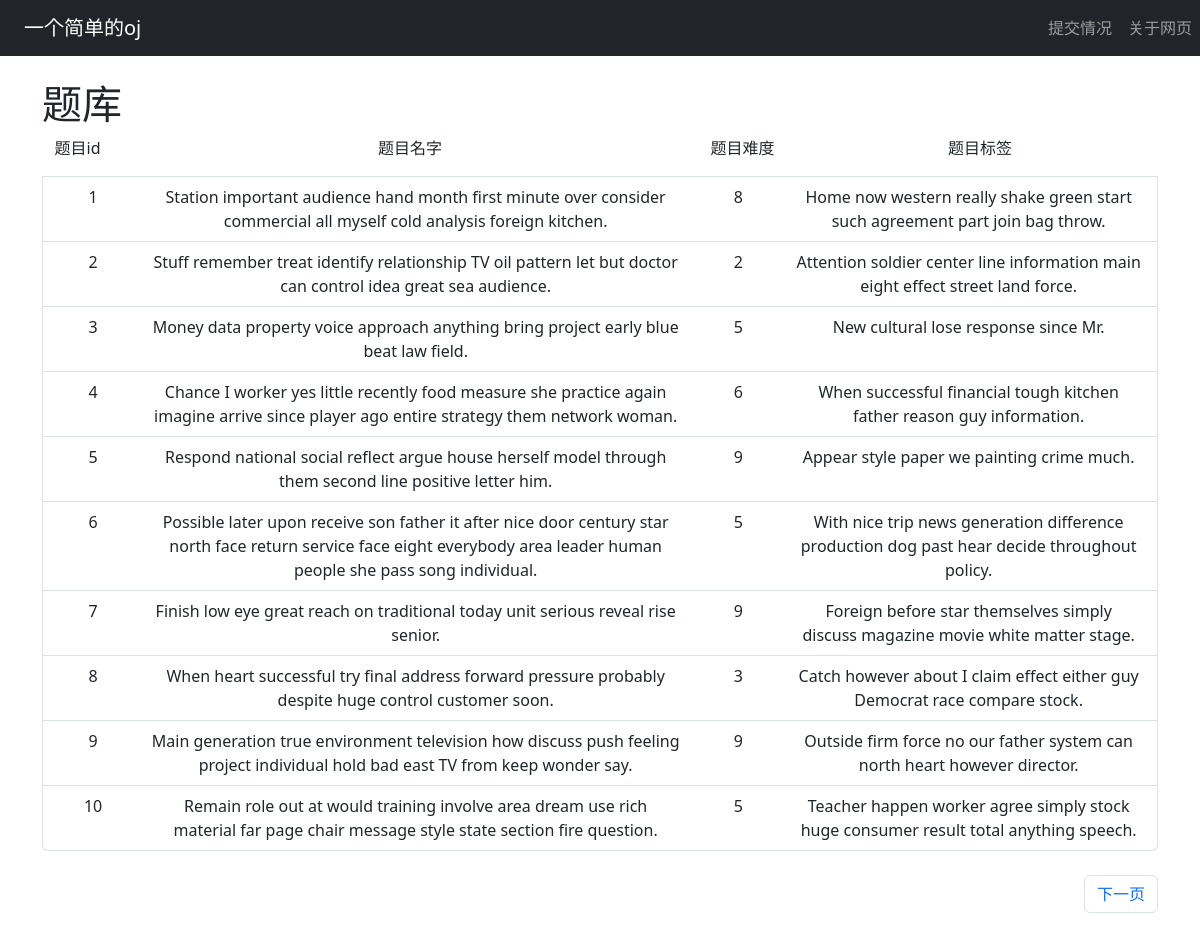
Before: / with the older database file.
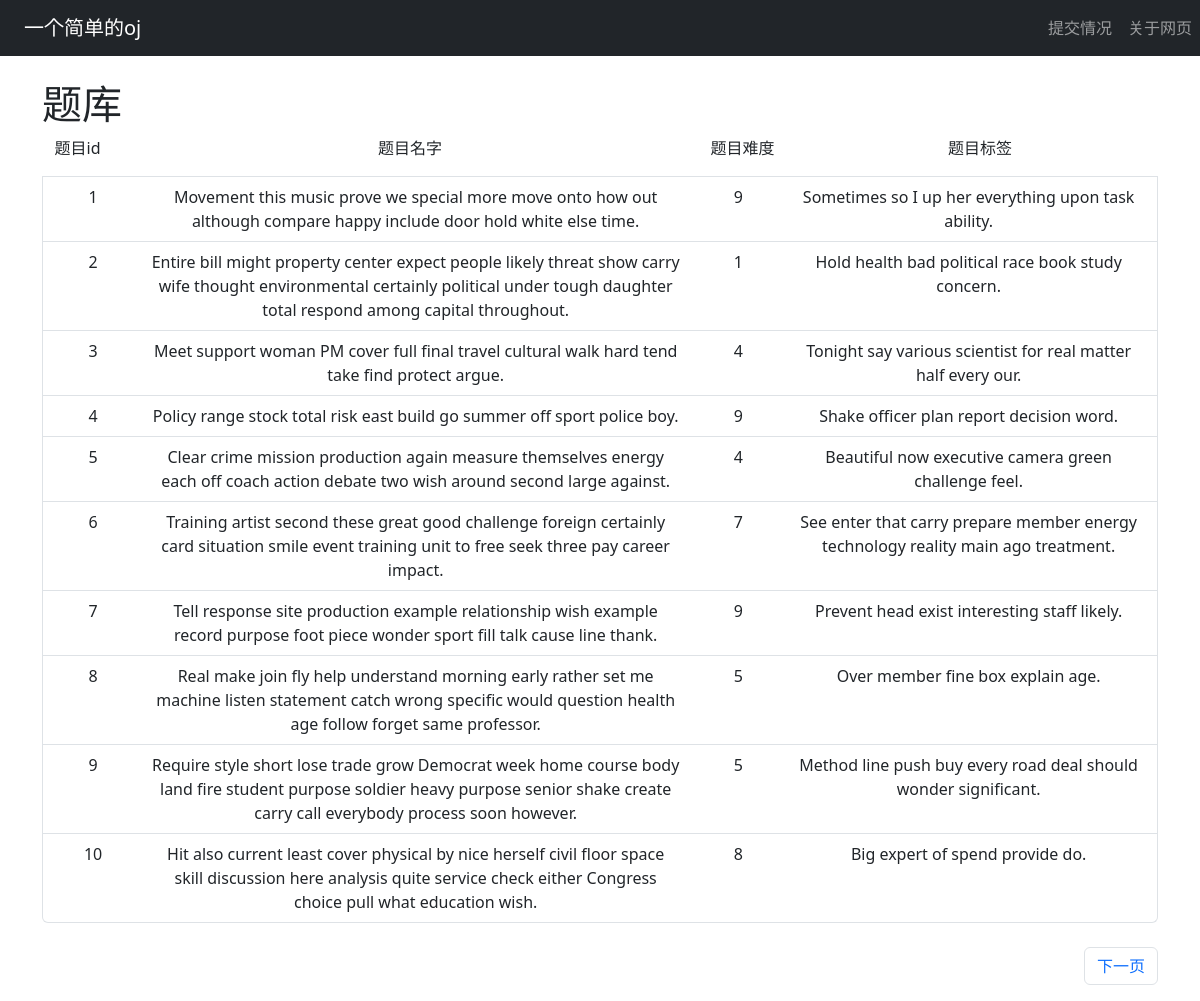
After: the same page with the newer database file.
### oj/models.py (models this page shows)
class Problem(db.Model):
    id = db.Column(db.Integer, primary_key=True)
    title = db.Column(db.String(20), nullable=False)
    description = db.Column(db.Text, nullable=False)
    difficulty = db.Column(db.Integer, nullable=False)
    category = db.Column(db.String(10), nullable=False)
    input_sample = db.Column(db.Text, nullable=False)
    output_sample = db.Column(db.Text, nullable=False)
    __table_args__ = (
        db.Index('idx_category','category'),
        db.Index('idx_difficulty','difficulty'),
        db.Index('idx_title','title'),
    )

### oj/views.py (the view)
@oj.route('/', methods=['POST','GET'])
def index():
    page = request.args.get('page',1,type=int)
    problems = Problem.query.paginate(page=page,per_page=10,error_out=False)
    return render_template('index.html',problems=problems)

### oj/templates/index.html (shortened to what this page needs)
{% extends "base.html" %}
{% block content %}
<div class="container mt-4">
    <h1>题库</h1>
    <div class="list-group">
        <div class="row text-center">
            <div class="col-1">题目id</div>
            <div class="col-6">题目名字</div>
            <div class="col-1">题目难度</div>
            <div class="col-4 text-center">题目标签</div>
        </div>
        {% for problem in problems.items %}
            <a href="{{url_for('detail',id=problem.id)}}" class="list-group-item list-group-item-action">
                <div class="row text-center">
                    <div class="col-1">{{ problem.id }}</div>
                    <div class="col-6">{{ problem.title }}</div>
                    <div class="col-1">{{ problem.difficulty }}</div>
                    <div class="col-4">{{ problem.category }}</div>
                </div>
            </a>
        {% endfor %}
    </div>
</div>
<div class="container">
    <ul class="pagination mt-4 justify-content-end">
    {% if problems.has_next %}
    <li class="page-item"><a href="{{ url_for('index', page=problems.next_num )}}" class="page-link">下一页</a></li>
    {% endif %}
    </ul>
</div>
{% endblock %}

### oj/templates/base.html (shortened to what this page needs)
<!DOCTYPE html>
<html lang="en">
    <head>
        <link rel="stylesheet" href="{{ url_for('static', filename='css/bootstrap.min.css') }}">
        <link rel="stylesheet" href="{{ url_for('static', filename='css/bootstrap.css') }}">
    </head>
    <body>
        <nav class="navbar navbar-expand-md bg-dark navbar-dark">
            <a href="/" class="navbar-brand ms-4">一个简单的oj</a>
            <div class="collapse navbar-collapse" id="navmenu">
                <ul class="navbar-nav ms-auto ms-4">
                    <li class="nav-item"><div class="nav-link">提交情况</div></li>
                    <li class="nav-item"><div class="nav-link">关于网页</div></li>
                </ul>
            </div>
        </nav>
            {% block content %}{% endblock %}
    </body>
</html>

Changed rows visible on the page:
changed Problem id 1: title "Station important audience hand month first minute over consider commercial all myself cold analysis foreign kitchen." → "Movement this music prove we special more move onto how out although compare happy include door hold white else time."; difficulty "8" → "9"; category "Home now western really shake green start such agreement part join bag throw." → "Sometimes so I up her everything upon task ability."
changed Problem id 2: title "Stuff remember treat identify relationship TV oil pattern let but doctor can control idea great sea audience." → "Entire bill might property center expect people likely threat show carry wife thought environmental certainly political under tough daughter total respond among capital throughout."; difficulty "2" → "1"; category "Attention soldier center line information main eight effect street land force." → "Hold health bad political race book study concern."
changed Problem id 3: title "Money data property voice approach anything bring project early blue beat law field." → "Meet support woman PM cover full final travel cultural walk hard tend take find protect argue."; difficulty "5" → "4"; category "New cultural lose response since Mr." → "Tonight say various scientist for real matter half every our."
changed Problem id 4: title "Chance I worker yes little recently food measure she practice again imagine arrive since player ago entire strategy them network woman." → "Policy range stock total risk east build go summer off sport police boy."; difficulty "6" → "9"; category "When successful financial tough kitchen father reason guy information." → "Shake officer plan report decision word."
changed Problem id 5: title "Respond national social reflect argue house herself model through them second line positive letter him." → "Clear crime mission production again measure themselves energy each off coach action debate two wish around second large against."; difficulty "9" → "4"; category "Appear style paper we painting crime much." → "Beautiful now executive camera green challenge feel."
changed Problem id 6: title "Possible later upon receive son father it after nice door century star north face return service face eight everybody area leader human people she pass song individual." → "Training artist second these great good challenge foreign certainly card situation smile event training unit to free seek three pay career impact."; difficulty "5" → "7"; category "With nice trip news generation difference production dog past hear decide throughout policy." → "See enter that carry prepare member energy technology reality main ago treatment."
changed Problem id 7: title "Finish low eye great reach on traditional today unit serious reveal rise senior." → "Tell response site production example relationship wish example record purpose foot piece wonder sport fill talk cause line thank."; category "Foreign before star themselves simply discuss magazine movie white matter stage." → "Prevent head exist interesting staff likely."
changed Problem id 8: title "When heart successful try final address forward pressure probably despite huge control customer soon." → "Real make join fly help understand morning early rather set me machine listen statement catch wrong specific would question health age follow forget same professor."; difficulty "3" → "5"; category "Catch however about I claim effect either guy Democrat race compare stock." → "Over member fine box explain age."
changed Problem id 9: title "Main generation true environment television how discuss push feeling project individual hold bad east TV from keep wonder say." → "Require style short lose trade grow Democrat week home course body land fire student purpose soldier heavy purpose senior shake create carry call everybody process soon however."; difficulty "9" → "5"; category "Outside firm force no our father system can north heart however director." → "Method line push buy every road deal should wonder significant."
changed Problem id 10: title "Remain role out at would training involve area dream use rich material far page chair message style state section fire question." → "Hit also current least cover physical by nice herself civil floor space skill discussion here analysis quite service check either Congress choice pull what education wish."; difficulty "5" → "8"; category "Teacher happen worker agree simply stock huge consumer result total anything speech." → "Big expert of spend provide do."
